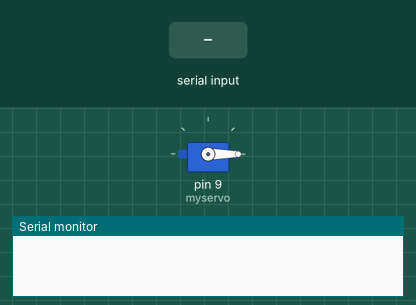
This sketch was run on a simulated Arduino Uno, built with avr-gcc and run on an emulated ATmega328P. On the bench: servo, the last lines printed to the serial monitor. The inputs (shaded band) are chosen by the test bench.

Above: at 1.2 s.
1.3 s: "90,45\n" received over Serial
At 2.06 s:
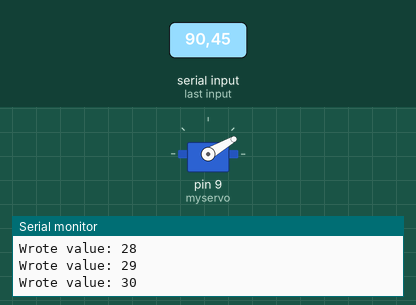
At 3.9 s:
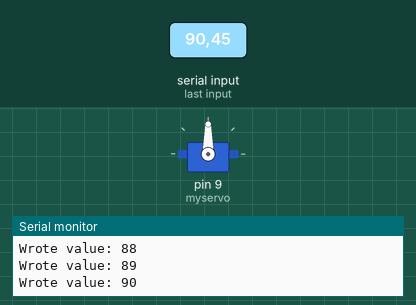
4.3 s: "200\n" received over Serial
At 5.5 s:
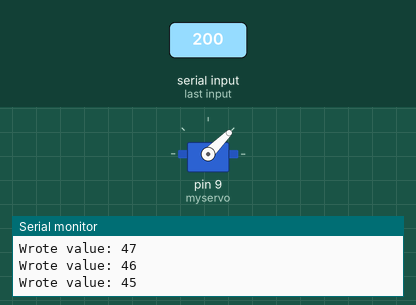
7.3 s: "30,150\n" received over Serial
13.3 s: "90\n" received over Serial
16.3 s: "5\n" received over Serial
Timing chart, 0 to 20.3 s (numbered marks = the images above; inputs shaded):
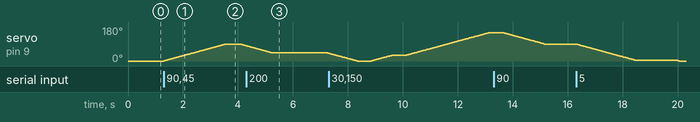

Measured:
- after the input at 1.3 s, servo on pin 9 (myservo): rises from 0° to 90° in 2.3 s, then falls to 81° in 0.73 s

The sketch:

main.ino
```cpp
#include <Servo.h>

Servo myservo;

int oldPos = 0;
int pos = 0;
int tmp = 0;
int delta = 0;

void setup() {
  myservo.attach(9);
  myservo.write(0);
  Serial.begin(9600);
}

void loop() {
  if (Serial.available() > 0) {

    tmp = Serial.parseInt();

    if (tmp >= 0 && tmp <= 180) {
      Serial.print("Using new value: ");
      Serial.println(tmp);

      oldPos = pos;
      pos = tmp;

      if (oldPos < pos) {
        delta = 1;
      } else {
        delta = -1;
      }

      while (oldPos != pos) {
        oldPos += delta;

        myservo.write(oldPos);
        Serial.print("Wrote value: ");
        Serial.println(oldPos);
        delay(25);
      }
    }

    delay(500);
  }
}
```
